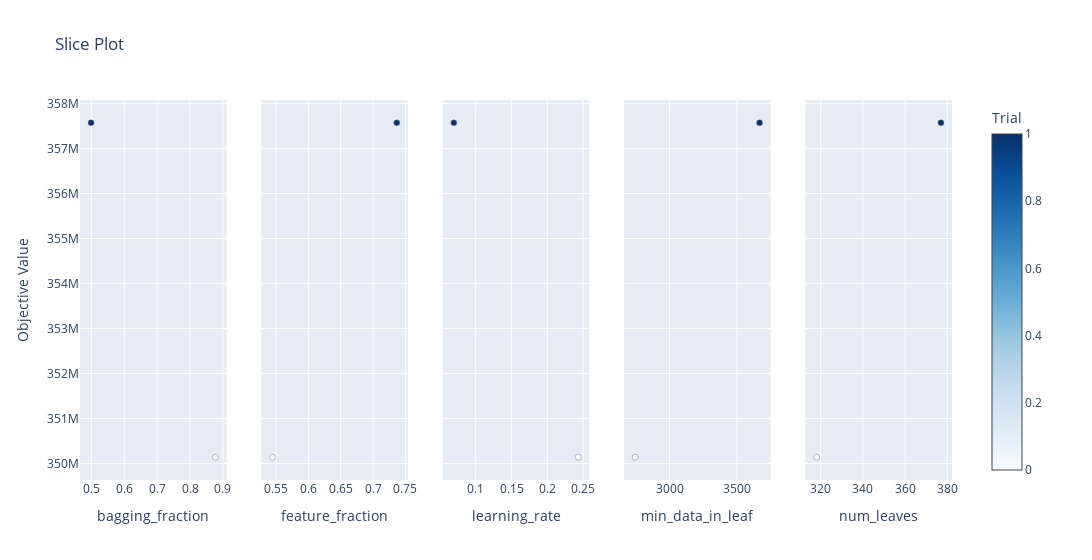

Here is the notebook cell this chart was saved with:
### Code cell
plot_slice(study_1)

### Figure 1 — Plotly figure (JSON) as saved in the notebook; plotly's stock layout.template omitted (floating-point values rounded to 4 significant figures)
{"data": [{"marker": {"color": [0, 1], "colorbar": {"title": {"text": "Trial"}, "x": 1, "xpad": 40}, "colorscale": [[0, "rgb(247,251,255)"], [0.125, "rgb(222,235,247)"], [0.25, "rgb(198,219,239)"], [0.375, "rgb(158,202,225)"], [0.5, "rgb(107,174,214)"], [0.625, "rgb(66,146,198)"], [0.75, "rgb(33,113,181)"], [0.875, "rgb(8,81,156)"], [1, "rgb(8,48,107)"]], "line": {"color": "Grey", "width": 0.5}, "showscale": true}, "mode": "markers", "name": "Feasible Trial", "showlegend": false, "type": "scatter", "x": [0.8772, 0.4992], "xaxis": "x", "y": [350140000, 357574000], "yaxis": "y"}, {"marker": {"color": [0, 1], "colorbar": {"title": {"text": "Trial"}, "x": 1, "xpad": 40}, "colorscale": [[0, "rgb(247,251,255)"], [0.125, "rgb(222,235,247)"], [0.25, "rgb(198,219,239)"], [0.375, "rgb(158,202,225)"], [0.5, "rgb(107,174,214)"], [0.625, "rgb(66,146,198)"], [0.75, "rgb(33,113,181)"], [0.875, "rgb(8,81,156)"], [1, "rgb(8,48,107)"]], "line": {"color": "Grey", "width": 0.5}, "showscale": false}, "mode": "markers", "name": "Feasible Trial", "showlegend": false, "type": "scatter", "x": [0.5444, 0.7367], "xaxis": "x2", "y": [350140000, 357574000], "yaxis": "y2"}, {"marker": {"color": [0, 1], "colorbar": {"title": {"text": "Trial"}, "x": 1, "xpad": 40}, "colorscale": [[0, "rgb(247,251,255)"], [0.125, "rgb(222,235,247)"], [0.25, "rgb(198,219,239)"], [0.375, "rgb(158,202,225)"], [0.5, "rgb(107,174,214)"], [0.625, "rgb(66,146,198)"], [0.75, "rgb(33,113,181)"], [0.875, "rgb(8,81,156)"], [1, "rgb(8,48,107)"]], "line": {"color": "Grey", "width": 0.5}, "showscale": false}, "mode": "markers", "name": "Feasible Trial", "showlegend": false, "type": "scatter", "x": [0.2431, 0.06947], "xaxis": "x3", "y": [350140000, 357574000], "yaxis": "y3"}, {"marker": {"color": [0, 1], "colorbar": {"title": {"text": "Trial"}, "x": 1, "xpad": 40}, "colorscale": [[0, "rgb(247,251,255)"], [0.125, "rgb(222,235,247)"], [0.25, "rgb(198,219,239)"], [0.375, "rgb(158,202,225)"], [0.5, "rgb(107,174,214)"], [0.625, "rgb(66,146,198)"], [0.75, "rgb(33,113,181)"], [0.875, "rgb(8,81,156)"], [1, "rgb(8,48,107)"]], "line": {"color": "Grey", "width": 0.5}, "showscale": false}, "mode": "markers", "name": "Feasible Trial", "showlegend": false, "type": "scatter", "x": [2745, 3669], "xaxis": "x4", "y": [350140000, 357574000], "yaxis": "y4"}, {"marker": {"color": [0, 1], "colorbar": {"title": {"text": "Trial"}, "x": 1, "xpad": 40}, "colorscale": [[0, "rgb(247,251,255)"], [0.125, "rgb(222,235,247)"], [0.25, "rgb(198,219,239)"], [0.375, "rgb(158,202,225)"], [0.5, "rgb(107,174,214)"], [0.625, "rgb(66,146,198)"], [0.75, "rgb(33,113,181)"], [0.875, "rgb(8,81,156)"], [1, "rgb(8,48,107)"]], "line": {"color": "Grey", "width": 0.5}, "showscale": false}, "mode": "markers", "name": "Feasible Trial", "showlegend": false, "type": "scatter", "x": [318, 377], "xaxis": "x5", "y": [350140000, 357574000], "yaxis": "y5"}], "layout": {"title": {"text": "Slice Plot"}, "width": 1500, "xaxis": {"anchor": "y", "domain": [0, 0.168], "title": {"text": "bagging_fraction"}}, "xaxis2": {"anchor": "y2", "domain": [0.208, 0.376], "title": {"text": "feature_fraction"}}, "xaxis3": {"anchor": "y3", "domain": [0.416, 0.584], "title": {"text": "learning_rate"}}, "xaxis4": {"anchor": "y4", "domain": [0.624, 0.792], "title": {"text": "min_data_in_leaf"}}, "xaxis5": {"anchor": "y5", "domain": [0.832, 1], "title": {"text": "num_leaves"}}, "yaxis": {"anchor": "x", "domain": [0, 1], "title": {"text": "Objective Value"}}, "yaxis2": {"anchor": "x2", "domain": [0, 1], "matches": "y", "showticklabels": false}, "yaxis3": {"anchor": "x3", "domain": [0, 1], "matches": "y", "showticklabels": false}, "yaxis4": {"anchor": "x4", "domain": [0, 1], "matches": "y", "showticklabels": false}, "yaxis5": {"anchor": "x5", "domain": [0, 1], "matches": "y", "showticklabels": false}}}
